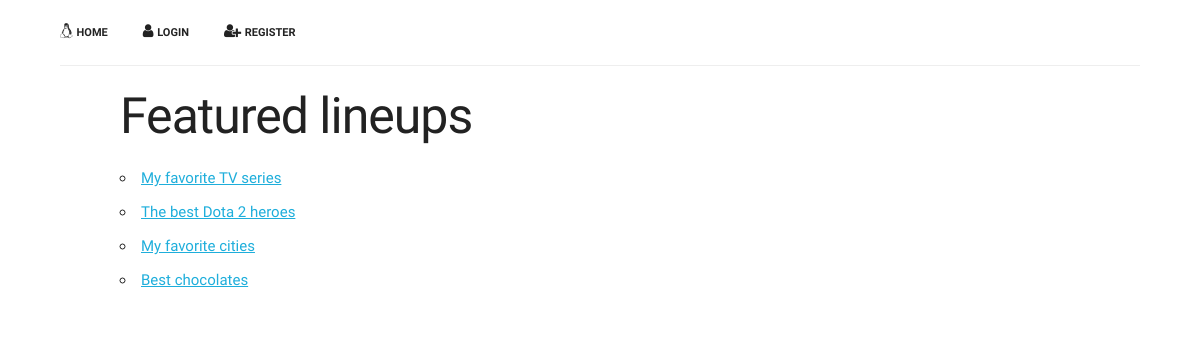
The page / on the database its author committed.
### lineup/models.py (models this page shows, shortened)
class Lineup(models.Model):
    author = models.CharField(max_length=100)
    title = models.CharField(max_length=200)
    published = models.DateTimeField('date published')

### lineup/views.py (the view)
# urls.py: url(r'^$', views.index, name='index'),
def index(request):
    lineup_list = Lineup.objects.order_by('published')
    context = {
        'lineup_list': lineup_list
    }
    return render(request, 'lineup/index.html', context)

### lineup/templates/lineup/index.html (shortened to what this page needs)
{% extends "lineup/base.html" %}
{% block content %}
<h1>Featured lineups</h1>
{% if lineup_list %}
    <ul>
        {% for lineup in lineup_list %}
        <li><a href="{% url 'view' lineup.id %}">{{ lineup.title }}</a></li>
        {% endfor %}
    </ul>
{% endif %}
{% endblock %}

### lineup/static/lineup/skeleton.css (style rules this page uses)
body { font-size: 1.5em; line-height: 1.6; font-weight: 400; font-family: "Raleway", "HelveticaNeue", "Helvetica Neue", Helvetica, Arial, sans-serif; color: #222; }
h1, h2, h3, h4, h5, h6 { margin-top: 0; margin-bottom: 2rem; font-weight: 300; }
h1 { font-size: 4.0rem; line-height: 1.2; letter-spacing: -.1rem; }
@media (min-width: 550px) { h1 { font-size: 5.0rem; } }
a { color: #1EAEDB; }
ul { list-style: circle inside; }
ol, ul { padding-left: 0; margin-top: 0; }
li { margin-bottom: 1rem; }
pre, blockquote, dl, figure, table, p, ul, ol, form { margin-bottom: 2.5rem; }

### lineup/static/lineup/style.css (style rules this page uses)
h1 { padding-top: 20px; }

### rows shown on the page
Lineup: title "My favorite TV series"
Lineup: title "The best Dota 2 heroes"
Lineup: title "My favorite cities"
Lineup: title "Best chocolates"
